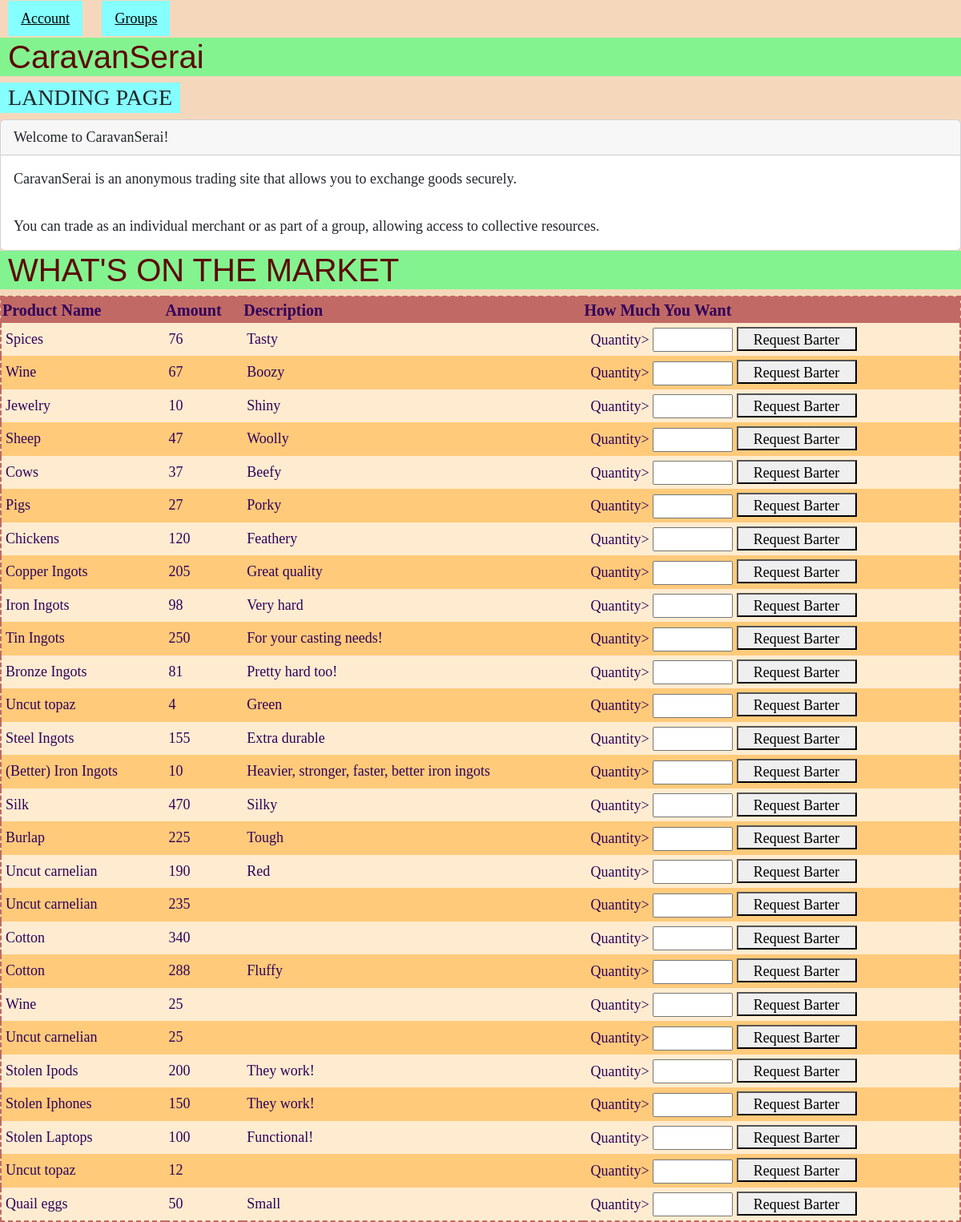
The page / on the database its author committed.
### tables this page shows
CREATE TABLE `products` (
  `ProductName` text NOT NULL,
  `ProductID` int(11) NOT NULL,
  `UserID` varchar(255) NOT NULL,
  `Amount` int(11) NOT NULL,
  `Description` text NOT NULL,
  `ImagePath` varchar(255) NOT NULL
);

### index.php (the view, shortened to what this page needs)
<!DOCTYPE html>
<html>
    <head>
        <link href = "https://cdn.jsdelivr.net/npm/bootstrap@5.2.1/dist/css/bootstrap.min.css" rel = "stylesheet">
        <link href = "styleII.css" rel = "stylesheet">
    </head>
    <body>
        <div class = "topnav" tabindex = "1">
            <a class = "dropbtn">Account</a>
        </div>
        <div class = "topnav" tabindex = "1">
            <a class = "dropbtn">Groups</a>
        </div>
        <h1>CaravanSerai</h1>
        <h3>LANDING PAGE</h3>
        <div class = "card">
            <div class = "card-header">
                Welcome to CaravanSerai!
            </div>
            <div class = "card-body">
                CaravanSerai is an anonymous trading site that allows you to
                exchange goods securely.
            </div>
            <div class = "card-body">
                You can trade as an individual merchant or as part of a group,
                allowing access to collective resources.
            </div>
        </div>
        <?php
        $conn = mysqli_connect("localhost","root","","caravanserai");
        $result = mysqli_query($conn,"SELECT * FROM products LIMIT 50");
        $data = $result->fetch_all(MYSQLI_ASSOC);
        ?>
        <h1>WHAT'S ON THE MARKET</h1>
        <table border="1">
        <tr>
            <th>Product Name</th>
            <th>Amount</th>
            <th>Description</th>
            <th>How Much You Want</th>
        </tr>
        <?php foreach($data as $row): ?>
        <tr>
            <td><?= htmlspecialchars($row['ProductName']) ?></td>
            <td><?= htmlspecialchars($row['Amount']) ?></td>
            <td><?= htmlspecialchars($row['Description']) ?></td>
            <td><form action="barter_add.php" method="post">
                <label for="Quantity">Quantity></label>
                <input style="height:30px; width:100px" id="Quantity" name="Quantity"></input>
                <button style="height:30px; width:150px" input type="submit" name="ProductID" value="<?= $row['ProductID'] ?>">Request Barter</button></form></td>
            </tr>
        <?php endforeach ?>
        </table>
    </body>
</html>

### styleII.css (style rules this page uses)
body { background-color: #f5d8bc; font-size: 18px; font-family:'Book Antiqua', 'Georgia', serif; }
form { padding-left: 4px; }
h1 { font-family:Impact, Haettenschweiler, 'Arial Narrow Bold', sans-serif; background-color: #83f390; color: #5C0800; padding-left:10px; }
h3 { background-color: #85FFFF; padding: 2px 10px; width: fit-content; }
a { color: #30fdf3; }
.topnav { display: inline-block; position: relative; outline: none; margin: 10px; }
.dropbtn { padding: 12px 16px; transition: 0.35s ease-out; cursor: pointer; background-color: #85FFFF; color: black; }
table { background-color: #f5d8bc; border-style: dashed; border-color: #c16964; border-width: 2px; padding: 5px; color: #2f005c; width: 100%; }
th { background-color: #c16964; font-size: 20px; }
tr { padding-right:20px; padding-top:3px; padding-bottom:3px; border-width: 0px, 0px, 1px, 0px; border-style: dotted; background-color: #FFCA7A; }
tr:nth-child(even) { background-color: #FFECD0; }
td { padding: 5px; }

### rows shown on the page
products: ProductName "Spices", Amount "76", Description "Tasty", $row['ProductID'] 13 (drawn)
products: ProductName "Wine", Amount "67", Description "Boozy", $row['ProductID'] 14 (drawn)
products: ProductName "Jewelry", Amount "10", Description "Shiny", $row['ProductID'] 15 (drawn)
products: ProductName "Sheep", Amount "47", Description "Woolly", $row['ProductID'] 16 (drawn)
products: ProductName "Cows", Amount "37", Description "Beefy", $row['ProductID'] 17 (drawn)
products: ProductName "Pigs", Amount "27", Description "Porky", $row['ProductID'] 18 (drawn)
products: ProductName "Chickens", Amount "120", Description "Feathery", $row['ProductID'] 19 (drawn)
products: ProductName "Copper Ingots", Amount "205", Description "Great quality", $row['ProductID'] 20 (drawn)
products: ProductName "Iron Ingots", Amount "98", Description "Very hard", $row['ProductID'] 21 (drawn)
products: ProductName "Tin Ingots", Amount "250", Description "For your casting needs!", $row['ProductID'] 22 (drawn)
products: ProductName "Bronze Ingots", Amount "81", Description "Pretty hard too!", $row['ProductID'] 23 (drawn)
products: ProductName "Uncut topaz", Amount "4", Description "Green", $row['ProductID'] 24 (drawn)
products: ProductName "Steel Ingots", Amount "155", Description "Extra durable", $row['ProductID'] 26 (drawn)
products: ProductName "(Better) Iron Ingots", Amount "10", Description "Heavier, stronger, faster, better iron ingots", $row['ProductID'] 28 (drawn)
products: ProductName "Silk", Amount "470", Description "Silky", $row['ProductID'] 29 (drawn)
products: ProductName "Burlap", Amount "225", Description "Tough", $row['ProductID'] 31 (drawn)
products: ProductName "Uncut carnelian", Amount "190", Description "Red", $row['ProductID'] 33 (drawn)
products: ProductName "Uncut carnelian", Amount "235", $row['ProductID'] 34 (drawn)
products: ProductName "Cotton", Amount "340", $row['ProductID'] 35 (drawn)
products: ProductName "Cotton", Amount "288", Description "Fluffy", $row['ProductID'] 36 (drawn)
products: ProductName "Wine", Amount "25", $row['ProductID'] 37 (drawn)
products: ProductName "Uncut carnelian", Amount "25", $row['ProductID'] 38 (drawn)
products: ProductName "Stolen Ipods", Amount "200", Description "They work!", $row['ProductID'] 39 (drawn)
products: ProductName "Stolen Iphones", Amount "150", Description "They work!", $row['ProductID'] 40 (drawn)
products: ProductName "Stolen Laptops", Amount "100", Description "Functional!", $row['ProductID'] 41 (drawn)
products: ProductName "Uncut topaz", Amount "12", $row['ProductID'] 42 (drawn)
products: ProductName "Quail eggs", Amount "50", Description "Small", $row['ProductID'] 43 (drawn)
